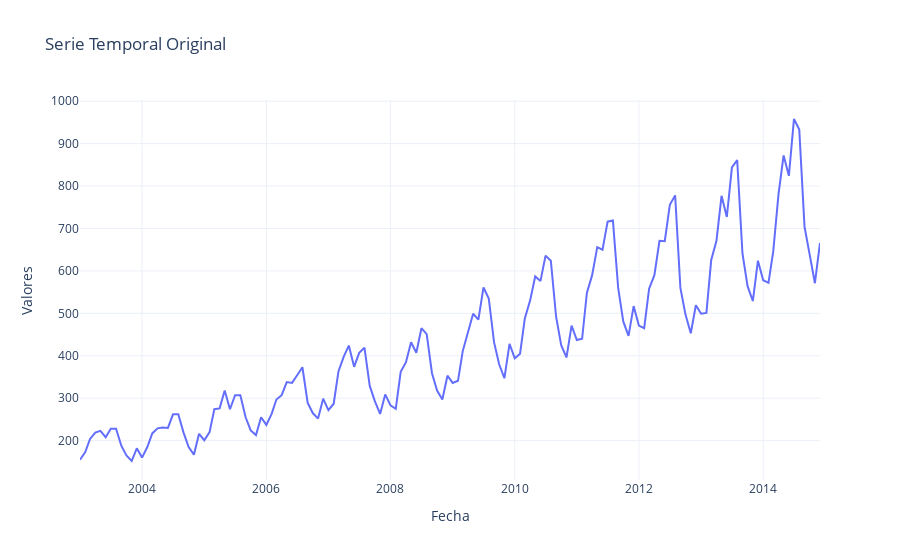

Here is the notebook cell this chart was saved with:
### Markdown cell above
## Tendencias y estacionalidad

### Code cell
# visualizamos a ver si tenemos tendencia en nuestros datos
analisis_st.graficar_serie()

### Figure 1 — Plotly figure (JSON) as saved in the notebook; plotly's stock layout.template omitted (floating-point values rounded to 4 significant figures; data arrays with more than 128 entries replaced by an {"elided": "..."} marker saying what was removed)
{"data": [{"hovertemplate": "Fecha=%{x}<br>Valores=%{y}<extra></extra>", "legendgroup": "", "line": {"color": "#636efa", "dash": "solid"}, "marker": {"symbol": "circle"}, "mode": "lines", "name": "", "orientation": "v", "showlegend": false, "type": "scatter", "x": {"elided": "144 str values"}, "xaxis": "x", "y": {"elided": "144 int values"}, "yaxis": "y"}], "layout": {"legend": {"tracegroupgap": 0}, "title": {"text": "Serie Temporal Original"}, "xaxis": {"anchor": "y", "domain": [0, 1], "title": {"text": "Fecha"}}, "yaxis": {"anchor": "x", "domain": [0, 1], "title": {"text": "Valores"}}}}
